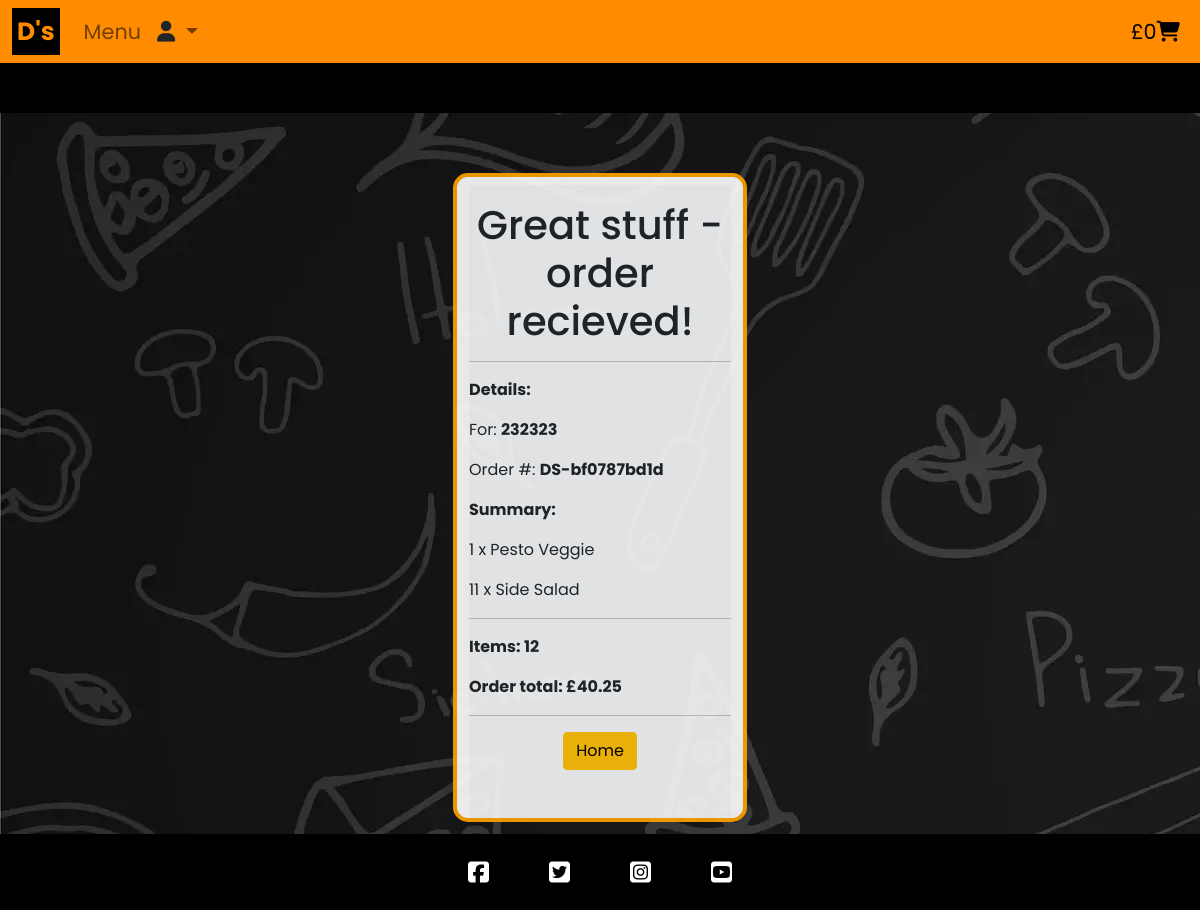
Page /checkout/success/DS-bf0787bd1d on the committed database.
### checkout/models.py (models this page shows, shortened)
class PizzaOrder(models.Model):
    STATUS = [
        ("Ordered", "Ordered"),
        ("Preparing", "Preparing"),
        ("Ready", "Ready",),
        ("Completed", "Completed",)
    ]
    order_ref = models.CharField(max_length=32, null=False, editable=False)
    name = models.CharField(max_length=40, null=False, blank=False)
    phone = models.CharField(
        max_length=11,
        validators=[RegexValidator(
            regex=r'^\d+$',
            message="Please enter a valid phone number.",
            code="invalid_number")]
    )
    email = models.EmailField(null=False, blank=False)
    billing_name = models.CharField(max_length=60, null=False, blank=False, default="")
    address_line_1 = models.CharField(max_length=100, null=False, blank=False, default="")
    address_line_2 = models.CharField(max_length=100, null=True, blank=True)
    town = models.CharField(max_length=25, null=False, blank=False, default="")
    postcode = models.CharField(max_length=10, null=False, blank=False, default="")
    date = models.DateTimeField(auto_now=True)
    order_total = models.DecimalField(max_digits=10, decimal_places=2, null=False, default=0.00)
    status = models.CharField(choices=STATUS,
                              max_length=9,
                              blank=False,
                              default="Ordered")

class OrderLineItem(models.Model):
    order = models.ForeignKey(PizzaOrder, null=False, blank=False, on_delete=models.CASCADE, related_name="pizzaorderlineitems")
    product = models.CharField(max_length=96, null=False, editable=False, default="")
    price = models.DecimalField(max_digits=6, decimal_places=2)
    quantity = models.IntegerField(null=False, blank=False)
    line_total = models.DecimalField(max_digits=6, decimal_places=2, null=False, editable=False)

### checkout/views.py (the view)
# urls.py: path('success/<order_ref>', views.success_page, name='success_page'),
def success_page(request, order_ref):
    order = get_object_or_404(PizzaOrder, order_ref=order_ref)
    item_count = 0
    for item in order.pizzaorderlineitems.all():
        item_count += item.quantity
    if 'bag' in request.session:
        del request.session['bag']
    template = 'checkout/success.html'
    context = {
                'order_ref': order_ref,
                'order_name': order.name,
                'order':order,
                'item_count':item_count
            }
    return render(request, template, context)

### checkout/templates/checkout/success.html (shortened to what this page needs)
{% extends "base.html" %}
{% load static %}
{% block content %}
<div class="container-fluid secondary-bg d-flex flex-column h-100">
    <div class="container card col-12 col-md-3 bg-light text-dark pt-2 mt-5">
 <div class="col-12 col-md-12 bg-light text-dark pt-3">
            <section>
                <h1 class="text-center">Great stuff - order recieved!</h1>
                <hr>
                 <p class=><strong>Details:</strong></p>
                <p>For: <Strong>{{order_name}}</Strong></p>
                <p>Order #: <Strong>{{order_ref}}</Strong></p>
                 <p class><strong>Summary:</strong></p>
                  {% for item in order.pizzaorderlineitems.all %}
                     <p>{{ item.quantity }} x {{ item.product }}</p>
                  {% endfor %}
                  <hr>
                  <p><strong>Items: {{item_count}}</strong></p>
                  <p><strong>Order total: £{{order.order_total}}</strong></p>
                  <hr>
            </section>
            <div class="mb-5 text-center">
                <a href="{% url 'home' %}" class="sm-4 btn btn-warning mr-3 justify-content-end">Home</a>
            </div>
        </div>
    </div>
{% endblock %}

### static/css/style.css (style rules this page uses)
* { padding: 0; margin: 0; box-sizing: border-box; font-family: "Poppins", sans-serif; }
footer a:hover, a::after { color: inherit; }
#lets-go a:hover, a::after { color: inherit; font-weight: bold; font-style: italic; }
.card { background-color: white !important; color: black !important; opacity: 0.9; border: 4px orange solid; border-radius: 15px; }
.secondary-bg { background: url('/static/images/secondary-bg.webp'); background-attachment: fixed; padding: 1%; }

### rows in the picture
PizzaOrder: name "232323", order_ref "DS-bf0787bd1d", order_total "40.25"
OrderLineItem: quantity "1", product "Pesto Veggie"
OrderLineItem: quantity "11", product "Side Salad"

### other values in the picture
{{ grand_total }} "0"
{{ item_count }} "12"
